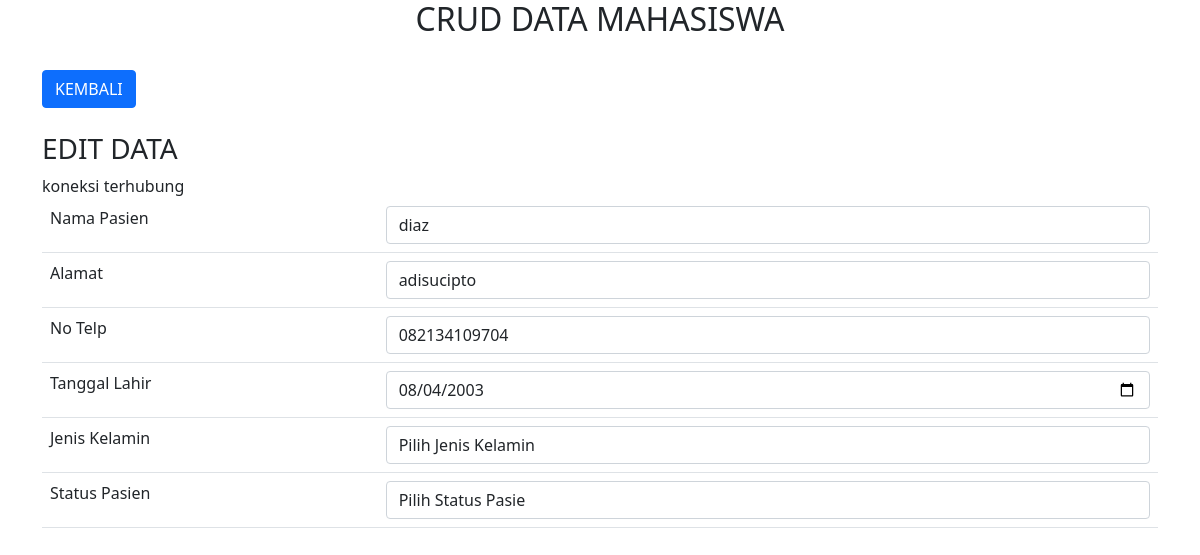
The page /edit.php?id_pasien=12 on the database its author committed.
### tables this page shows
CREATE TABLE `tb_rumahsakit` (
  `id_pasien` int(11) NOT NULL,
  `nama_pasien` varchar(255) NOT NULL,
  `alamat_pasien` varchar(255) NOT NULL,
  `no_telp` varchar(255) NOT NULL,
  `tanggal_lahir` date NOT NULL,
  `jenis_kelamin` enum('Laki-laki','Perempuan','','') NOT NULL,
  `status_pasien` enum('Aktif','Tidak Aktif','','') NOT NULL
);

### edit.php (the view, shortened to what this page needs)
<!DOCTYPE html>
<html lang="en">
<head>
    <link href="https://cdn.jsdelivr.net/npm/bootstrap@5.0.2/dist/css/bootstrap.min.css" rel="stylesheet">
</head>
<body>
    <div class="container">
        <h2 class="text-center">CRUD DATA MAHASISWA</h2>
        <br>
        <a href="index.php" class="btn btn-primary">KEMBALI</a>
        <br>
        <br>
        <h3>EDIT DATA</h3>
        <?php
        include 'koneksi.php';
        $id_pasien = $_GET['id_pasien'];
        $data = mysqli_query($koneksi, "select * from tb_rumahsakit where id_pasien = '$id_pasien'");
        while($d = mysqli_fetch_array($data)){
            ?>
            <form method='post' action="update.php">
                <table class="table">
                    <tr>
                        <td>Nama Pasien</td>
                        <td>
                            <input type="text" name="nama_pasien" value="<?php echo $d['nama_pasien']; ?>" class="form-control">
                        </td>
                    </tr>
                    <tr>
                        <td>Alamat</td>
                        <td>
                            <input type="text" name="alamat_pasien" value="<?php echo $d['alamat_pasien']; ?>" class="form-control">
                        </td>
                    </tr>
                    <tr>
                        <td>No Telp</td>
                        <td>
                            <input type="number" name="no_telp" value="<?php echo $d['no_telp']; ?>" class="form-control">
                        </td>
                    </tr>
                    <tr>
                        <td>Tanggal Lahir</td>
                        <td>
                            <input type="date" name="tanggal_lahir" value="<?php echo $d['tanggal_lahir']; ?>" class="form-control">
                        </td>
                    </tr>
                    <tr>
                        <td>Jenis Kelamin</td>
                        <td>
                            <select name="jenis_kelamin" class="form-control">
                                <option value="">Pilih Jenis Kelamin</option>
                            </select>
                        </td>
                    </tr>
                    <tr>
                        <td>Status Pasien</td>
                        <td>
                            <select name="status_pasien" class="form-control">
                                <option value="">Pilih Status Pasie</option>
                            </select>
                        </td>
                    </tr>
                </table>
            </form>
            <?php
        }
        ?>
    </div>
</body>
</html>

### rows shown on the page
tb_rumahsakit: nama_pasien "diaz", alamat_pasien "adisucipto", no_telp "082134109704", tanggal_lahir "08/04/2003"
